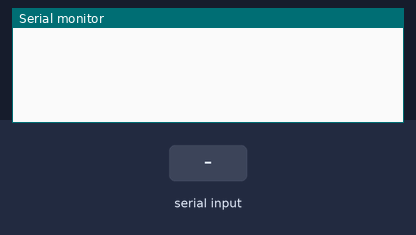
This sketch was run on a simulated Arduino Uno, built with avr-gcc and run on an emulated ATmega328P. Parts: the last lines printed to the serial monitor. The test bench sets the inputs (shaded band).

Above: at 1.2 s.
1.3 s: "1" received over Serial
At 1.7 s:
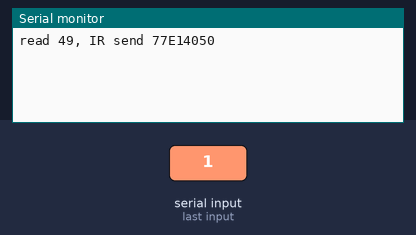
2.8 s: "3" received over Serial
At 4.0 s:
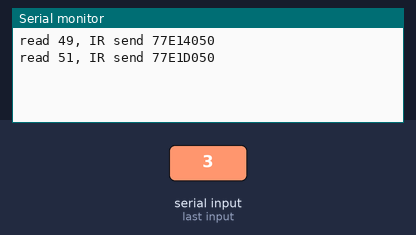
4.3 s: "4" received over Serial
At 5.2 s:
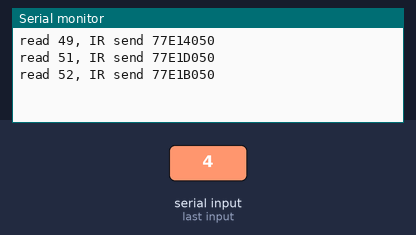
5.8 s: "5" received over Serial
At 6.3 s:
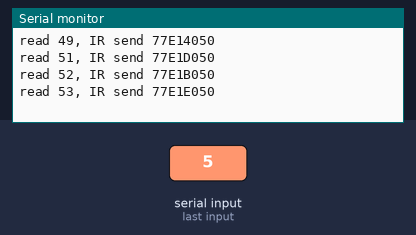

Measured:
- after the input at 1.3 s, the serial monitor: prints a new line at once (image 1)
- after the input at 2.8 s, the serial monitor: prints a new line at once (image 2)
- after the input at 4.3 s, the serial monitor: prints a new line at once (image 3)
- after the input at 5.8 s, the serial monitor: prints a new line at once (image 4)

The sketch:

ch08_ir_emitter.ino
```cpp
#define SERIAL_BAUDRATE 19200

#include <IRremote.h>
// 因為IRremote內部設定的關係，板子不同，
// IR LED也必須接到不同的腳位，Uno是3，Leonardo是13，
// 其他請查詢IRremote的IRremoteInt.h
IRsend irsend;

void setup() {
  Serial.begin(SERIAL_BAUDRATE);
}
void loop() {
  byte d;
  if( (d = Serial.read()) != -1) { // 讀取序列埠
    unsigned long v = 0x0;
    switch(d){ // 對應出紅外線指令碼
      case '1':
        v = 0x77E14050;
      break;
      case '2':
        v = 0x77E12050;
      break;
      case '3':
        v = 0x77E1D050;
      break;
      case '4':
        v = 0x77E1B050;
      break;
      case '5':
        v = 0x77E1E050;
      break;
      case '6':
        v = 0x77E11050;
      break;
    }

    if(v != 0x0){
      Serial.print("read ");
      Serial.print(d);
      Serial.print(", IR send ");
      Serial.println(v, HEX);
      irsend.sendNEC(v, 32); // 送出符合NEC協定的指令碼
    }
  }
}
```
